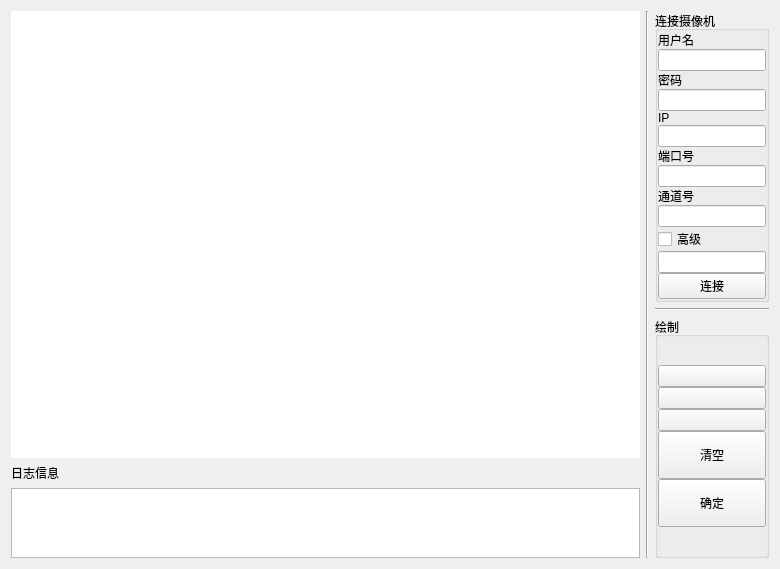
<?xml version="1.0" encoding="UTF-8"?>
<ui version="4.0">
 <class>Widget</class>
 <widget class="QWidget" name="Widget">
  <property name="geometry">
   <rect>
    <x>0</x>
    <y>0</y>
    <width>780</width>
    <height>569</height>
   </rect>
  </property>
  <property name="windowTitle">
   <string>Widget</string>
  </property>
  <layout class="QGridLayout" name="gridLayout_2">
   <item row="0" column="0">
    <layout class="QHBoxLayout" name="horizontalLayout" stretch="10,1,2">
     <item>
      <layout class="QVBoxLayout" name="verticalLayout_4" stretch="15,0,2">
       <item>
        <widget class="ShowLabel" name="label">
         <property name="mouseTracking">
          <bool>true</bool>
         </property>
         <property name="styleSheet">
          <string notr="true">background-color: rgb(255, 255, 255);</string>
         </property>
         <property name="text">
          <string/>
         </property>
        </widget>
       </item>
       <item>
        <widget class="QLabel" name="label_7">
         <property name="text">
          <string>日志信息</string>
         </property>
        </widget>
       </item>
       <item>
        <widget class="LogWindow" name="logwnd"/>
       </item>
      </layout>
     </item>
     <item>
      <widget class="Line" name="line">
       <property name="orientation">
        <enum>Qt::Vertical</enum>
       </property>
      </widget>
     </item>
     <item>
      <layout class="QVBoxLayout" name="verticalLayout_3" stretch="3,1,3">
       <item>
        <widget class="QGroupBox" name="groupBox_2">
         <property name="sizePolicy">
          <sizepolicy hsizetype="Fixed" vsizetype="Preferred">
           <horstretch>0</horstretch>
           <verstretch>0</verstretch>
          </sizepolicy>
         </property>
         <property name="minimumSize">
          <size>
           <width>114</width>
           <height>0</height>
          </size>
         </property>
         <property name="maximumSize">
          <size>
           <width>114</width>
           <height>16777215</height>
          </size>
         </property>
         <property name="title">
          <string>连接摄像机</string>
         </property>
         <layout class="QGridLayout" name="gridLayout_3">
          <property name="leftMargin">
           <number>0</number>
          </property>
          <property name="topMargin">
           <number>0</number>
          </property>
          <property name="rightMargin">
           <number>0</number>
          </property>
          <property name="bottomMargin">
           <number>0</number>
          </property>
          <item row="0" column="0">
           <layout class="QVBoxLayout" name="verticalLayout" stretch="0,0,0,0,0,0,0,0,0,0,0,1,1">
            <property name="spacing">
             <number>0</number>
            </property>
            <item>
             <widget class="QLabel" name="label_2">
              <property name="text">
               <string>用户名</string>
              </property>
             </widget>
            </item>
            <item>
             <widget class="QLineEdit" name="useredit"/>
            </item>
            <item>
             <widget class="QLabel" name="label_3">
              <property name="text">
               <string>密码</string>
              </property>
             </widget>
            </item>
            <item>
             <widget class="QLineEdit" name="passwdedit"/>
            </item>
            <item>
             <widget class="QLabel" name="label_4">
              <property name="text">
               <string>IP</string>
              </property>
             </widget>
            </item>
            <item>
             <widget class="QLineEdit" name="ipedit"/>
            </item>
            <item>
             <widget class="QLabel" name="label_5">
              <property name="text">
               <string>端口号</string>
              </property>
             </widget>
            </item>
            <item>
             <widget class="QLineEdit" name="portedit"/>
            </item>
            <item>
             <widget class="QLabel" name="label_6">
              <property name="text">
               <string>通道号</string>
              </property>
             </widget>
            </item>
            <item>
             <widget class="QLineEdit" name="channeledit"/>
            </item>
            <item>
             <widget class="QCheckBox" name="checkBox">
              <property name="text">
               <string>高级</string>
              </property>
             </widget>
            </item>
            <item>
             <widget class="QLineEdit" name="lineEdit"/>
            </item>
            <item>
             <widget class="QPushButton" name="connectbtn">
              <property name="text">
               <string>连接</string>
              </property>
             </widget>
            </item>
           </layout>
          </item>
         </layout>
        </widget>
       </item>
       <item>
        <widget class="Line" name="line_2">
         <property name="orientation">
          <enum>Qt::Horizontal</enum>
         </property>
        </widget>
       </item>
       <item>
        <widget class="QGroupBox" name="groupBox">
         <property name="maximumSize">
          <size>
           <width>114</width>
           <height>16777215</height>
          </size>
         </property>
         <property name="title">
          <string>绘制</string>
         </property>
         <layout class="QGridLayout" name="gridLayout">
          <property name="leftMargin">
           <number>0</number>
          </property>
          <property name="topMargin">
           <number>0</number>
          </property>
          <property name="rightMargin">
           <number>0</number>
          </property>
          <property name="bottomMargin">
           <number>0</number>
          </property>
          <item row="0" column="0">
           <layout class="QVBoxLayout" name="verticalLayout_2" stretch="1,1,1,1,1">
            <property name="spacing">
             <number>0</number>
            </property>
            <item>
             <widget class="QPushButton" name="rectbtn">
              <property name="text">
               <string/>
              </property>
              <property name="icon">
               <iconset resource="icon.qrc">
                <normaloff>:/rectangle.png</normaloff>:/rectangle.png</iconset>
              </property>
              <property name="iconSize">
               <size>
                <width>32</width>
                <height>32</height>
               </size>
              </property>
             </widget>
            </item>
            <item>
             <widget class="QPushButton" name="polygonbtn">
              <property name="text">
               <string/>
              </property>
              <property name="icon">
               <iconset resource="icon.qrc">
                <normaloff>:/polygon.png</normaloff>:/polygon.png</iconset>
              </property>
              <property name="iconSize">
               <size>
                <width>32</width>
                <height>32</height>
               </size>
              </property>
             </widget>
            </item>
            <item>
             <widget class="QPushButton" name="arrowbtn">
              <property name="icon">
               <iconset resource="icon.qrc">
                <normaloff>:/arrow.png</normaloff>:/arrow.png</iconset>
              </property>
              <property name="iconSize">
               <size>
                <width>32</width>
                <height>32</height>
               </size>
              </property>
             </widget>
            </item>
            <item>
             <widget class="QPushButton" name="clearbtn">
              <property name="minimumSize">
               <size>
                <width>0</width>
                <height>48</height>
               </size>
              </property>
              <property name="text">
               <string>清空</string>
              </property>
             </widget>
            </item>
            <item>
             <widget class="QPushButton" name="savebtn">
              <property name="minimumSize">
               <size>
                <width>0</width>
                <height>48</height>
               </size>
              </property>
              <property name="text">
               <string>确定</string>
              </property>
             </widget>
            </item>
           </layout>
          </item>
         </layout>
        </widget>
       </item>
      </layout>
     </item>
    </layout>
   </item>
  </layout>
 </widget>
 <layoutdefault spacing="6" margin="11"/>
 <customwidgets>
  <customwidget>
   <class>ShowLabel</class>
   <extends>QLabel</extends>
   <header>showlabel.h</header>
  </customwidget>
  <customwidget>
   <class>LogWindow</class>
   <extends>QTextBrowser</extends>
   <header>logwindow.h</header>
  </customwidget>
 </customwidgets>
 <resources>
  <include location="icon.qrc"/>
 </resources>
 <connections/>
</ui>
